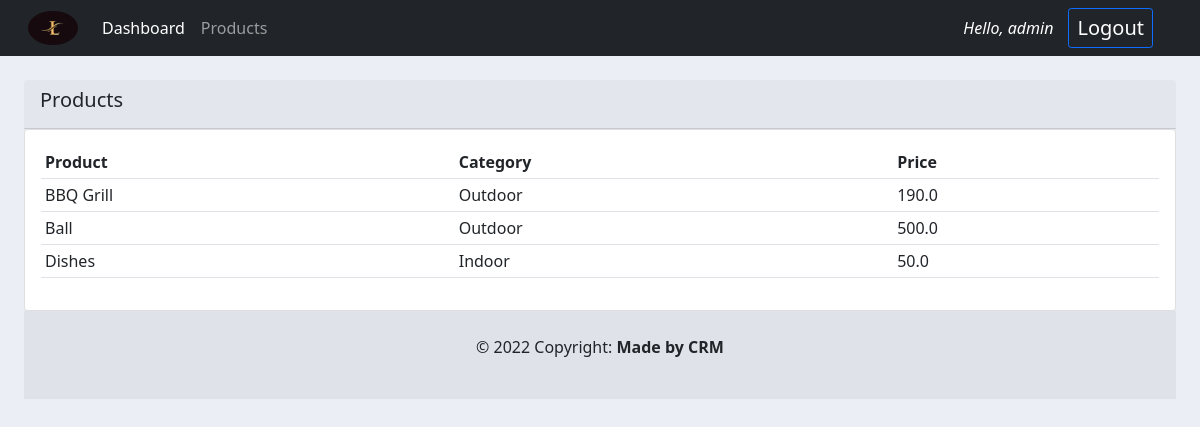
/product/ (signed in), run on the app's committed database.
### accounts/models.py (models this page shows, shortened)
class Product(models.Model):
    CATEGORY = (
        ('Indoor', 'Indoor'),
        ('Outdoor', 'Outdoor'),
    )
    name = models.CharField(max_length=200, null=True)
    price = models.FloatField(null=True)
    category = models.CharField(max_length=200, null=True, choices=CATEGORY)
    description = models.CharField(max_length=200, null=True, blank=True)
    date_created = models.DateTimeField(auto_now_add=True, null=True)
    tag = models.ManyToManyField(Tag)

### accounts/decorators.py (the view)
        def wrapped_func(request, *args, **kwargs):
            group = None
            if request.user.groups.exists():
                group = request.user.groups.all()[0].name
            if group in allowed_roles:
                return view_func(request,*args,**kwargs)
            else:
                return HttpResponse('You are not authorized to view this page!')

### accounts/views.py (called while the page is built)
@login_required(login_url='login')
@allowed_users(allowed_roles=['admin'])
def product(request):
    products = Product.objects.all()
    content = {'products': products}
    return render(request, 'accounts/products.html', content)

### accounts/templates/accounts/products.html (shortened to what this page needs)
{% extends 'accounts/main.html' %}
{% block content %}
  <br>
 <div class="row">
   <div class="col-md">
       <div class="card-header">
         <h5>Products</h5>
       </div>
        <div class="card card-body">
         <table class="table table-sm">
           <tr>
             <th>Product</th>
             <th>Category</th>
             <th>Price</th>
           </tr>
             {% for product in products %}
             <tr>
                 <td>{{product.name}}</td>
                 <td>{{product.category}}</td>
                 <td>{{product.price}}</td>
           </tr>
             {% endfor %}
         </table>
         </div>
     </div>
   </div>
{% endblock %}

### accounts/templates/accounts/navbar.html (shortened to what this page needs)
{% load static %}
<nav class="navbar navbar-expand-lg navbar-dark bg-dark">
  <div class="container-fluid">
    <img class="img-fluid rounded-circle mx-3" width="50" height="30" src="{% static 'images/logo.jpg' %}" alt="">
    <div class="collapse navbar-collapse" id="navbarNav">
      <ul class="navbar-nav">
        {% if request.user.is_staff %}
        <li class="nav-item active">
          <a class="nav-link active" aria-current="page" href="{% url 'dashboard' %}">Dashboard</a>
        </li>
        <li class="nav-item">
          <a class="nav-link" href="{% url 'product' %}">Products</a>
        </li>
        {% else %}
          <li class="nav-item">
            <a href="{% url 'account' %}" class="nav-link">Settings</a>
          </li>
        {% endif %}
      </ul>
    </div>
      <span class="hello fst-italic">Hello, {{request.user}}</span>
      <span class="logout-page btn btn-sm btn-outline-primary"><a href="{% url 'logout' %}" class="text-decoration-none text-white">Logout</a></span>
  </div>
</nav>

### static/css/main.css (style rules this page uses)
.img-fluid { max-width: 100%; height: auto; }
body { background-color: #ebeff5; }

### accounts/templates/accounts/navbar.html (style rules this page uses)
.logout-page { margin-right: 35px; margin-left:5px; font-size:20px; }
.hello { color: #fff; margin-right:10px; }

### data on the page
Product: name "BBQ Grill", category "Outdoor", price "190.0"
Product: name "Ball", category "Outdoor", price "500.0"
Product: name "Dishes", category "Indoor", price "50.0"

### other printed values
{{ request.user }} "admin"
